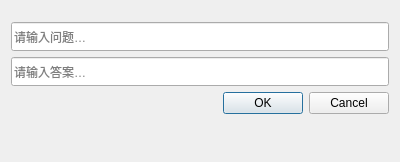
<?xml version="1.0" encoding="UTF-8"?>
<ui version="4.0">
 <class>collectorWgt</class>
 <widget class="QWidget" name="collectorWgt">
  <property name="geometry">
   <rect>
    <x>0</x>
    <y>0</y>
    <width>400</width>
    <height>162</height>
   </rect>
  </property>
  <property name="windowTitle">
   <string>素材收集器</string>
  </property>
  <layout class="QVBoxLayout" name="verticalLayout">
   <item>
    <spacer name="verticalSpacer_2">
     <property name="orientation">
      <enum>Qt::Vertical</enum>
     </property>
     <property name="sizeType">
      <enum>QSizePolicy::Fixed</enum>
     </property>
     <property name="sizeHint" stdset="0">
      <size>
       <width>20</width>
       <height>11</height>
      </size>
     </property>
    </spacer>
   </item>
   <item>
    <widget class="QLineEdit" name="questionLE">
     <property name="minimumSize">
      <size>
       <width>111</width>
       <height>29</height>
      </size>
     </property>
     <property name="placeholderText">
      <string>请输入问题…</string>
     </property>
    </widget>
   </item>
   <item>
    <widget class="QLineEdit" name="answerLE">
     <property name="minimumSize">
      <size>
       <width>111</width>
       <height>29</height>
      </size>
     </property>
     <property name="placeholderText">
      <string>请输入答案…</string>
     </property>
    </widget>
   </item>
   <item>
    <widget class="QDialogButtonBox" name="buttonBox">
     <property name="standardButtons">
      <set>QDialogButtonBox::Cancel|QDialogButtonBox::Ok</set>
     </property>
    </widget>
   </item>
   <item>
    <spacer name="verticalSpacer">
     <property name="orientation">
      <enum>Qt::Vertical</enum>
     </property>
     <property name="sizeHint" stdset="0">
      <size>
       <width>20</width>
       <height>22</height>
      </size>
     </property>
    </spacer>
   </item>
  </layout>
 </widget>
 <resources/>
 <connections/>
</ui>
